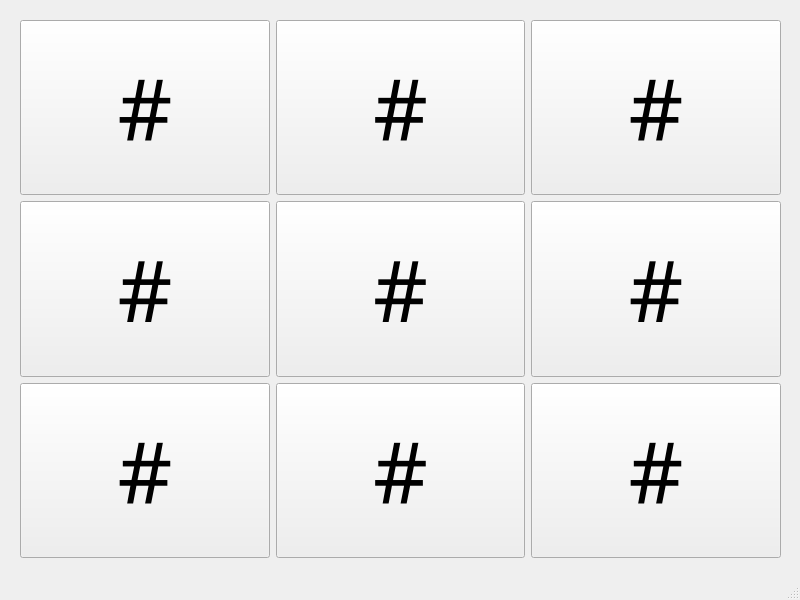
<?xml version="1.0" encoding="UTF-8"?>
<ui version="4.0">
 <class>xoGui</class>
 <widget class="QMainWindow" name="xoGui">
  <property name="geometry">
   <rect>
    <x>0</x>
    <y>0</y>
    <width>800</width>
    <height>600</height>
   </rect>
  </property>
  <property name="windowTitle">
   <string>MainWindow</string>
  </property>
  <widget class="QWidget" name="centralwidget">
   <widget class="QWidget" name="gridLayoutWidget">
    <property name="geometry">
     <rect>
      <x>20</x>
      <y>20</y>
      <width>761</width>
      <height>538</height>
     </rect>
    </property>
    <layout class="QGridLayout" name="gridLayout">
     <item row="0" column="0">
      <widget class="QPushButton" name="c00">
       <property name="enabled">
        <bool>true</bool>
       </property>
       <property name="sizePolicy">
        <sizepolicy hsizetype="Minimum" vsizetype="Minimum">
         <horstretch>0</horstretch>
         <verstretch>0</verstretch>
        </sizepolicy>
       </property>
       <property name="font">
        <font>
         <family>Poppins</family>
         <pointsize>64</pointsize>
        </font>
       </property>
       <property name="text">
        <string>#</string>
       </property>
      </widget>
     </item>
     <item row="1" column="1">
      <widget class="QPushButton" name="c11">
       <property name="enabled">
        <bool>true</bool>
       </property>
       <property name="sizePolicy">
        <sizepolicy hsizetype="Minimum" vsizetype="Minimum">
         <horstretch>0</horstretch>
         <verstretch>0</verstretch>
        </sizepolicy>
       </property>
       <property name="font">
        <font>
         <family>Poppins</family>
         <pointsize>64</pointsize>
        </font>
       </property>
       <property name="text">
        <string>#</string>
       </property>
      </widget>
     </item>
     <item row="1" column="0">
      <widget class="QPushButton" name="c10">
       <property name="enabled">
        <bool>true</bool>
       </property>
       <property name="sizePolicy">
        <sizepolicy hsizetype="Minimum" vsizetype="Minimum">
         <horstretch>0</horstretch>
         <verstretch>0</verstretch>
        </sizepolicy>
       </property>
       <property name="font">
        <font>
         <family>Poppins</family>
         <pointsize>64</pointsize>
        </font>
       </property>
       <property name="text">
        <string>#</string>
       </property>
      </widget>
     </item>
     <item row="0" column="1">
      <widget class="QPushButton" name="c01">
       <property name="enabled">
        <bool>true</bool>
       </property>
       <property name="sizePolicy">
        <sizepolicy hsizetype="Minimum" vsizetype="Minimum">
         <horstretch>0</horstretch>
         <verstretch>0</verstretch>
        </sizepolicy>
       </property>
       <property name="font">
        <font>
         <family>Poppins</family>
         <pointsize>64</pointsize>
        </font>
       </property>
       <property name="text">
        <string>#</string>
       </property>
      </widget>
     </item>
     <item row="1" column="2">
      <widget class="QPushButton" name="c12">
       <property name="enabled">
        <bool>true</bool>
       </property>
       <property name="sizePolicy">
        <sizepolicy hsizetype="Minimum" vsizetype="Minimum">
         <horstretch>0</horstretch>
         <verstretch>0</verstretch>
        </sizepolicy>
       </property>
       <property name="font">
        <font>
         <family>Poppins</family>
         <pointsize>64</pointsize>
        </font>
       </property>
       <property name="text">
        <string>#</string>
       </property>
      </widget>
     </item>
     <item row="0" column="2">
      <widget class="QPushButton" name="c02">
       <property name="enabled">
        <bool>true</bool>
       </property>
       <property name="sizePolicy">
        <sizepolicy hsizetype="Minimum" vsizetype="Minimum">
         <horstretch>0</horstretch>
         <verstretch>0</verstretch>
        </sizepolicy>
       </property>
       <property name="font">
        <font>
         <family>Poppins</family>
         <pointsize>64</pointsize>
        </font>
       </property>
       <property name="text">
        <string>#</string>
       </property>
      </widget>
     </item>
     <item row="2" column="0">
      <widget class="QPushButton" name="c20">
       <property name="enabled">
        <bool>true</bool>
       </property>
       <property name="sizePolicy">
        <sizepolicy hsizetype="Minimum" vsizetype="Minimum">
         <horstretch>0</horstretch>
         <verstretch>0</verstretch>
        </sizepolicy>
       </property>
       <property name="font">
        <font>
         <family>Poppins</family>
         <pointsize>64</pointsize>
        </font>
       </property>
       <property name="text">
        <string>#</string>
       </property>
      </widget>
     </item>
     <item row="2" column="1">
      <widget class="QPushButton" name="c21">
       <property name="enabled">
        <bool>true</bool>
       </property>
       <property name="sizePolicy">
        <sizepolicy hsizetype="Minimum" vsizetype="Minimum">
         <horstretch>0</horstretch>
         <verstretch>0</verstretch>
        </sizepolicy>
       </property>
       <property name="font">
        <font>
         <family>Poppins</family>
         <pointsize>64</pointsize>
        </font>
       </property>
       <property name="text">
        <string>#</string>
       </property>
      </widget>
     </item>
     <item row="2" column="2">
      <widget class="QPushButton" name="c22">
       <property name="enabled">
        <bool>true</bool>
       </property>
       <property name="sizePolicy">
        <sizepolicy hsizetype="Minimum" vsizetype="Minimum">
         <horstretch>0</horstretch>
         <verstretch>0</verstretch>
        </sizepolicy>
       </property>
       <property name="font">
        <font>
         <family>Poppins</family>
         <pointsize>64</pointsize>
        </font>
       </property>
       <property name="text">
        <string>#</string>
       </property>
      </widget>
     </item>
    </layout>
   </widget>
  </widget>
  <widget class="QMenuBar" name="menubar">
   <property name="geometry">
    <rect>
     <x>0</x>
     <y>0</y>
     <width>800</width>
     <height>25</height>
    </rect>
   </property>
  </widget>
  <widget class="QStatusBar" name="statusbar"/>
 </widget>
 <resources/>
 <connections/>
</ui>
